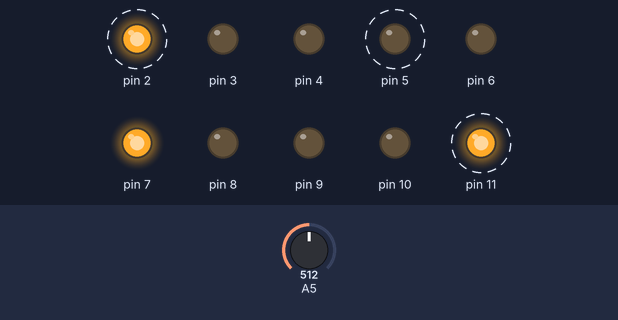
A sketch run on a simulated Arduino Uno, built with avr-gcc and run on an emulated ATmega328P. Shown: output pins drawn as LEDs (lit = HIGH). Dashed ring = blinking. Inputs (shaded band) come from the test bench; at power-on: A5 = 512. Random numbers use the default seed unless the sketch sets one.

Above: at 1.2 s.
1.3 s: A5 set to 390
At 1.9 s:
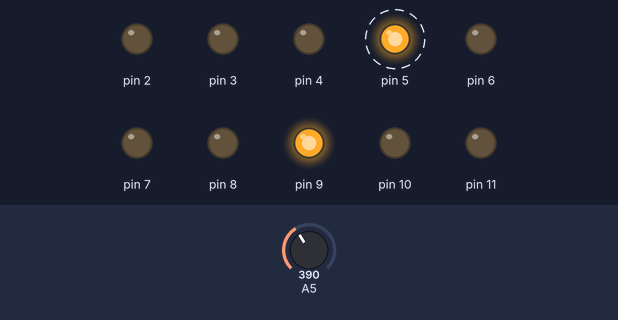
4.3 s: A5 set to 410
At 4.95 s:
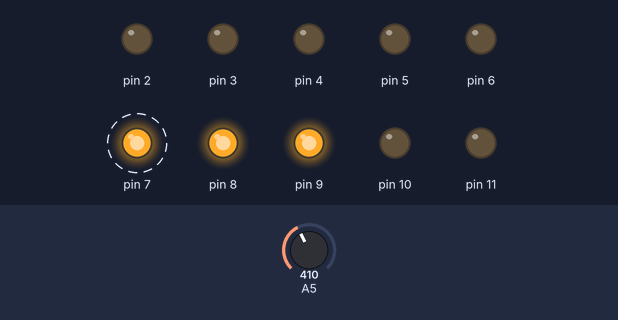
At 6.15 s:
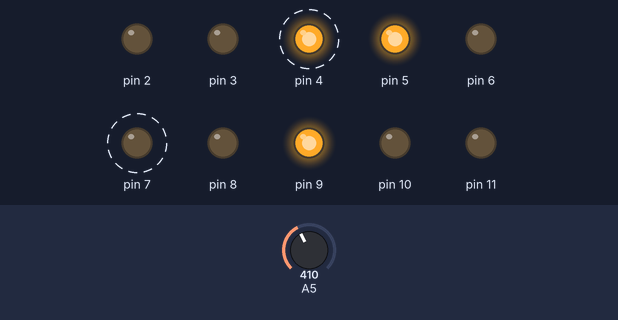
7.3 s: A5 set to 306
10.3 s: A5 set to 511
At 12.46 s:
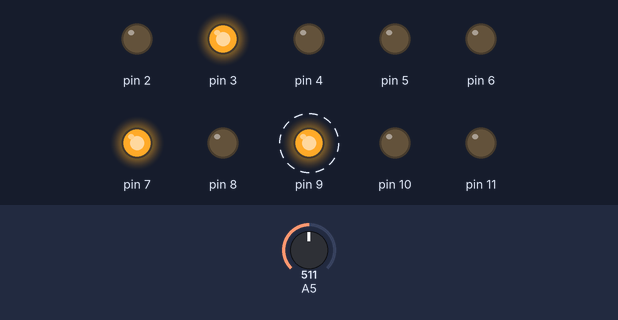
13.3 s: A5 set to 781
16.3 s: A5 set to 818
Timing chart, 0 to 22.0 s (numbered marks = the images above; inputs shaded):
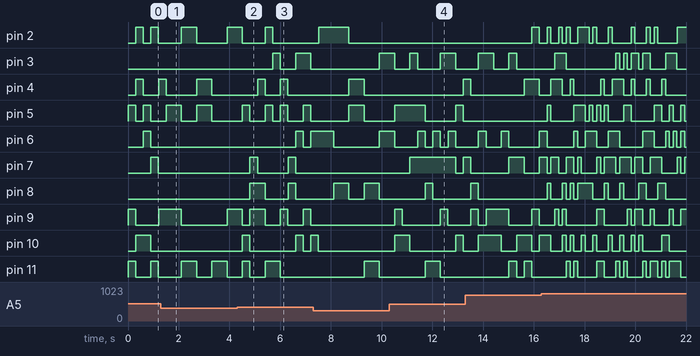

The sketch:

twinkling_lights_potentiometer.ino
```cpp
void setup() {

  Serial.begin(9600);

  pinMode(2, OUTPUT);
  pinMode(3, OUTPUT);
  pinMode(4, OUTPUT);
  pinMode(5, OUTPUT);
  pinMode(6, OUTPUT);
  pinMode(7, OUTPUT);
  pinMode(8, OUTPUT);
  pinMode(9, OUTPUT);
  pinMode(10, OUTPUT);
  pinMode(11, OUTPUT);
}


void loop() {

int potValue = analogRead(A5);
int state = 0;
int a = 0;
int b = 0;
int c = 0;
int d = 0;

//Read initial value of sensor to find first state

if(potValue >= 0 && potValue < 400){
    state = 1;
}
else if (potValue > 400 && potValue < 800){
    state = 2;
}
else{
    state = 3;
}

switch (state){

  case 1:
  //2 LEDs with 600 delay

  if(c != 0){
    digitalWrite(c, LOW);
  }
  if(d != 0){
    digitalWrite(d, LOW);
  }

  a = random(2, 12);
  b = random(2, 12);

  digitalWrite(a, HIGH);
  digitalWrite(b, HIGH);
  delay(600);
  digitalWrite(a, LOW);
  digitalWrite(b, LOW);

  //check sensor
  potValue = analogRead(A5);
  if(potValue >= 0 && potValue < 400){
    state = 1;
  }
  else if (potValue > 400 && potValue < 800){
    state = 2;
  }
  else{
    state = 3;
  }
  break;

  case 2:
  // 3 LEDs with 300 delay

  if (d != 0){
    digitalWrite(d, LOW);
  }

  a = random(2, 12);
  b = random(2, 12);
  c = random(2, 12);

  digitalWrite(a, HIGH);
  digitalWrite(b, HIGH);
  digitalWrite(c, HIGH);
  delay(300);
  digitalWrite(a, LOW);
  digitalWrite(b, LOW);
  digitalWrite(c, LOW);

  //check sensor
  potValue = analogRead(A5);
  if(potValue >= 0 && potValue < 400){
    state = 1;
  }
  else if (potValue > 400 && potValue < 800){
    state = 2;
  }
  else{
    state = 3;
  }

  break;

  case 3:

  a = random(2, 12);
  b = random(2, 12);
  c = random(2, 12);
  d = random(2, 12);

  digitalWrite(a, HIGH);
  digitalWrite(b, HIGH);
  digitalWrite(c, HIGH);
  digitalWrite(d, HIGH);
  delay(150);
  digitalWrite(a, LOW);
  digitalWrite(b, LOW);
  digitalWrite(c, LOW);
  digitalWrite(d, LOW);

  //check sensor
  potValue = analogRead(A5);
  if(potValue > 0 && potValue < 400){
    state = 1;
  }
  else if (potValue > 400 && potValue < 800){
    state = 2;
  }
  else{
    state = 3;
  }

  break;
}


/*
int  a = random(2, 12);
int  b = random(2, 12);
int  c = random(2, 12);
int  d = random(2, 12);

  digitalWrite(a, HIGH);
  digitalWrite(b, HIGH);
  digitalWrite(c, HIGH);
  digitalWrite(d, HIGH);

  delay(150);

  digitalWrite(a, LOW);
  digitalWrite(b, LOW);
  digitalWrite(c, LOW);
  digitalWrite(d, LOW);

  a = random(2, 12);
  b = random(2, 12);
  c = random(2, 12);
  d = random(2, 12);

  digitalWrite(a, HIGH);
  digitalWrite(b, HIGH);
  digitalWrite(c, HIGH);
  digitalWrite(d, HIGH);
  delay(150);

  digitalWrite(a, LOW);
  digitalWrite(b, LOW);
  digitalWrite(c, LOW);
  digitalWrite(d, LOW);

*/

}
```

Measured:
- after the input at 4.3 s, pin 3: LOW → HIGH after 1.4 s, → LOW 0.30 s later, → HIGH 0.60 s later, → LOW 0.60 s later; pin 6: LOW → HIGH after 2.3 s, → LOW 0.30 s later, → HIGH 0.30 s later
- after the input at 10.3 s, pin 4: LOW → HIGH after 2.9 s; pin 8: LOW → HIGH after 1.4 s, → LOW 0.30 s later; pin 11: LOW → HIGH after 1.4 s, → LOW 0.60 s later
- by itself, pin 8: alternates HIGH for 0.60 s and LOW for 0.60 s
